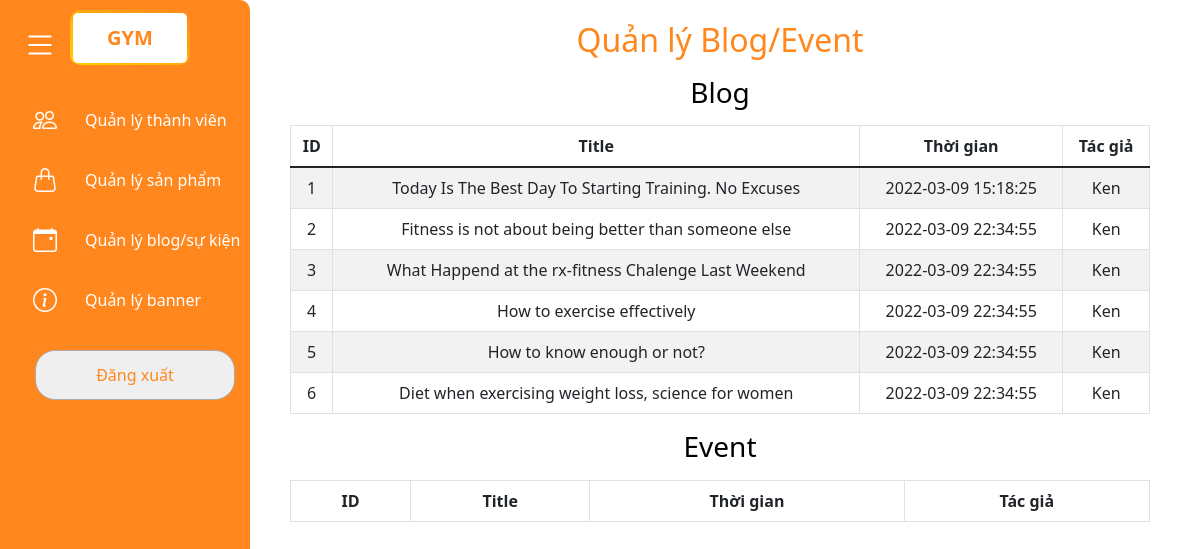
The app's page /admin/blogevent (signed in), older data.
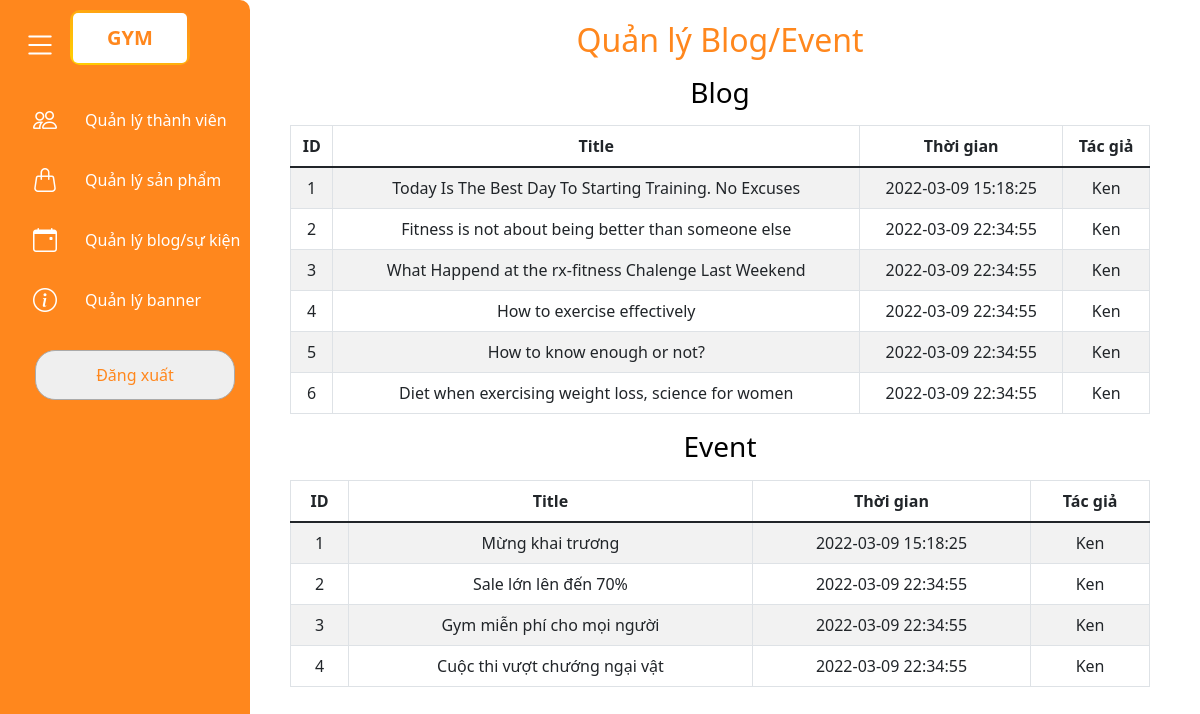
The same page, newer data.
### tables this page shows
CREATE TABLE `blog` (
  `ID` int(10) UNSIGNED NOT NULL,
  `TITLE` varchar(255) DEFAULT NULL,
  `IMAGE` text DEFAULT NULL,
  `CONTENT` text DEFAULT NULL,
  `TIMESTAMP` datetime DEFAULT NULL,
  `WRITER` varchar(50) DEFAULT NULL
);

CREATE TABLE `event` (
  `ID` int(10) UNSIGNED NOT NULL,
  `TITLE` varchar(255) DEFAULT NULL,
  `IMAGE` text DEFAULT NULL,
  `CONTENT` text DEFAULT NULL,
  `TIMESTAMP` datetime DEFAULT NULL,
  `WRITER` varchar(50) DEFAULT NULL
);

### app/controllers/Admin.class.php (called while the page is built, shortened)
<?php
class Admin extends Controller
{
    public function __construct()
    {
        $this->blogModel = $this->loadModel('Blog');
        $this->eventModel = $this->loadModel('Event');
    }
    public function blogevent()
    {
        $blogData = $this->blogModel->getBlogList();
        $eventData = $this->eventModel->getEventList();
        $data = ["page" => "blogevent", "blogs" => $blogData, "events" => $eventData];
        $this->render('admin/index', $data);
    }
}

### app/libraries/Core.php (called while the page is built, shortened)
<?php
class Core
{
	protected $currentMethod = 'index';
	public function __construct()
	{
		$url = $this->getUrl();
		if (isset($url[0]) && file_exists('../app/controllers/' . ucwords($url[0]) . '.class.php')) {
			unset($url[0]);
		} else if (isset($url[0])) {
			$data = ['headTitle' => 'Not found', 'cssFile' => 'errors', "errorCode" => 404];
			die(require_once("../app/views/errors.php"));
		}
		$this->currentController = new $this->currentController;
		if (isset($url[1])) {
			if (method_exists($this->currentController, $url[1])) {
				$this->currentMethod = $url[1];
				unset($url[1]);
			}
		}
		$this->params = $url ? array_values($url) : [];
		call_user_func_array([$this->currentController, $this->currentMethod], $this->params);
	}
	public function getUrl()
	{
		if (isset($_GET['url'])) {
			$url = rtrim($_GET['url'], '/');
			$url = filter_var($url, FILTER_SANITIZE_URL);
			$url = explode('/', $url);
			return $url;
		}
		return false;
	}
}

### app/require.php (called while the page is built, shortened)
<?php
	require_once 'libraries/Core.php';
	require_once 'libraries/Controller.php';
	require_once 'libraries/Database.php';
	$init = new Core();

### public/index.php (called while the page is built, shortened)
<?php
require_once '../app/require.php';

### app/libraries/Database.php (called while the page is built, shortened)
<?php
	class Database {
		private $dbHost = DB_HOST;
		private $dbUser = DB_USER;
		private $dbPass = DB_PASS;
		private $dbName = DB_NAME;
		private $statement;
		private $dbHandler;
		public function __construct() {
			$conn = 'mysql:host=' . $this->dbHost . ';dbname=' . $this->dbName;
			$options = array(
				PDO::ATTR_PERSISTENT => true,
				PDO::ATTR_ERRMODE => PDO::ERRMODE_EXCEPTION
			);
			try {
				$this->dbHandler = new PDO($conn, $this->dbUser, $this->dbPass, $options);
			} catch (PDOException $e) {
				$this->error = $e->getMessage();
				echo $this->error;
			}
		}
		public function query($sql) {
			$this->statement = $this->dbHandler->prepare($sql);
		}
		public function execute() {
			return $this->statement->execute();
		}
		public function fetchAll() {
			$this->execute();
			return $this->statement->fetchAll(PDO::FETCH_OBJ);
		}
	}

### app/models/Blog.php (called while the page is built, shortened)
<?php
class Blog {
    private Database $db;
    public function __construct()
    {
        $this->db = new Database();
    }
    public function getBlogList()
    {
        $this->db->query('SELECT * FROM blog');
        $row = $this->db->fetchAll();
        return $row;
    }
}
?>

### app/models/Event.php (called while the page is built, shortened)
<?php
class Event {
    private Database $db;
    public function __construct()
    {
        $this->db = new Database();
    }
    public function getEventList()
    {
        $this->db->query('SELECT * FROM event');
        $row = $this->db->fetchAll();
        return $row;
    }
}
?>

### app/views/admin/blogevent.php (the view)
<h1 class='text-center mb-3' style='color: #ff871d'>Quản lý Blog/Event</h1>
<h3 class='text-center mb-3' style='color: black'>Blog</h3>
<table class="table table-striped table-bordered table-hover mt-3" style="overflow-x:auto;">
    <thead>
        <tr>
            <th>ID</th>
            <th>Title</th>
            <th>Thời gian</th>
            <th>Tác giả</th>
        </tr>
    </thead>
    <tbody>
        <?php
            $i = 0;
            $row = $data['blogs'];
            while ($i < count($data['blogs'])) {
                echo '<tr class="cell-1">
                        <td>'  . $row[$i]->ID . '</td>
                        <td>'  . $row[$i]->TITLE . '</td>
                        <td>'  . $row[$i]->TIMESTAMP . '</td>
                        <td>'  . $row[$i]->WRITER . '</td>
                    </tr>';
                $i++;
            }
        ?>
    </tbody>
</table>
<h3 class='text-center mb-3' style='color: black'>Event</h3>
<table class="table table-striped table-bordered table-hover mt-3" style="overflow-x:auto;">
    <thead>
        <tr>
            <th>ID</th>
            <th>Title</th>
            <th>Thời gian</th>
            <th>Tác giả</th>
        </tr>
    </thead>
    <tbody>
        <?php
            $i = 0;
            $row = $data['events'];
            while ($i < count($data['events'])) {
                echo '<tr class="cell-1">
                        <td>'  . $row[$i]->ID . '</td>
                        <td>'  . $row[$i]->TITLE . '</td>
                        <td>'  . $row[$i]->TIMESTAMP . '</td>
                        <td>'  . $row[$i]->WRITER . '</td>
                    </tr>';
                $i++;
            }
        ?>
    </tbody>
</table>

### app/libraries/Controller.php (shortened to what this page needs)
<?php
	class Controller
	{
		public function render($view, $data = [])
		{
			if (file_exists('../app/views/' . $view . '.php'))
			{
				require_once '../app/views/' . $view . '.php';
			} else {
				$this->renderError(424);
			}
		}
	}

### app/views/inc/head.php (shortened to what this page needs)
<!DOCTYPE html>
<html lang="en">
<head>
    <link href="https://cdn.jsdelivr.net/npm/bootstrap@5.1.3/dist/css/bootstrap.min.css" rel="stylesheet">
    <link href="<?= URL_ROOT ?>/public/css/app.style.css" rel="stylesheet">
    <link rel="stylesheet" type="text/css" href="https://cdn.jsdelivr.net/npm/slick-carousel@1.8.1/slick/slick.css" />
    <link rel="stylesheet" href="https://cdn.jsdelivr.net/npm/bootstrap-icons@1.8.1/font/bootstrap-icons.css">
    <link rel="stylesheet" href="<?= URL_ROOT ?>/public/css/normalize.css">
    <link rel="stylesheet" href="<?= URL_ROOT ?>/public/css/global.style.css">
    <link rel="stylesheet" href="<?= URL_ROOT ?>/public/css/header.style.css">
    <link rel="stylesheet" href="<?= URL_ROOT ?>/public/css/footer.style.css">
    <link rel="stylesheet" href="<?= URL_ROOT ?>/public/css/app.style.css">
    <link rel="stylesheet" href="<?= URL_ROOT ?>/public/css/admin.style.css">
    <link rel="stylesheet" href="<?= URL_ROOT ?>/public/css/grid.style.css">
    <link rel="stylesheet" href="<?= URL_ROOT ?>/public/css/productSlick.style.css">
    <link rel="stylesheet" href="<?= URL_ROOT ?>/public/css/cart.style.css">
    <link rel="stylesheet" href="<?= URL_ROOT ?>/public/css/cartItem01.style.css">
    <link rel="stylesheet" href="<?= URL_ROOT ?>/public/css/cartItem02.style.css">
    <link rel="stylesheet" href="<?= URL_ROOT ?>/public/css/checkout.css">
    <link rel="stylesheet" href="<?= URL_ROOT ?>/public/css/about.css">
    <link rel="stylesheet" href="https://pro.fontawesome.com/releases/v5.10.0/css/all.css"
 />
    <link rel="stylesheet" href="https://cdnjs.cloudflare.com/ajax/libs/font-awesome/6.1.0/css/all.min.css">
</head>

### app/views/admin/index.php (shortened to what this page needs)
<?php
require APP_ROOT . '/views/inc/head.php';
?>
<body>
    <div class="admin-page d-flex">
        <div class="sidebar">
            <div class="hiddenbox"><a style="cursor: pointer;" href="<?php echo URL_ROOT ?>/admin/users">GYM</a></div>
            <div class="toggle">
                <i class="bi bi-list"></i>
            </div>
            <ul>
                <li class="list ">
                    <a href="<?php echo URL_ROOT ?>/admin/users/1">
                        <i class="bi bi-people"></i>
                        <span class="title">Quản lý thành viên</span>
                    </a>
                </li>
                <li class="list">
                    <a href="<?php echo URL_ROOT ?>/admin/products/all">
                        <i class="bi bi-handbag"></i>
                        <span class="title">Quản lý sản phẩm</span>
                    </a>
                </li>
                <li class="list">
                    <a href="<?php echo URL_ROOT ?>/admin/blogevent">
                        <i class="bi bi-calendar-event"></i>
                        <span class="title">Quản lý blog/sự kiện</span>
                    </a>
                </li>
                <li class="list">
                    <a href="<?php echo URL_ROOT ?>/admin/banner">
                        <i class="bi bi-info-circle"></i>
                        <span class="title">Quản lý banner</span>
                    </a>
                </li>
                <form action="<?php echo URL_ROOT; ?>/users/logout" method='post'>
                        <button style="border-radius: 20px; width: 200px; color: #ff871d; margin: 20px 20px;" id='logoutbtn' type='submit' value='Đăng xuất'>
                            <span class="title">Đăng xuất</span>
                        </button>
                    </form>
            </ul>
        </div>
        <div class="content">
            <?php
            if (isset($data['feedback'])){
                require_once APP_ROOT . '/views/admin/feedback.php';
            }
            else if (isset($data['name']) && strlen($data['name']) > 0){
                require_once APP_ROOT . '/views/admin/productdetail.php';
            }
            else if ($data['page'] == 'users') {
                require_once APP_ROOT . '/views/admin/users.php';
            } else if ($data['page'] == 'delete_user') {
                require_once APP_ROOT . '/views/admin/message.php';
            } else if ($data['page'] == 'ban_user') {
                require_once APP_ROOT . '/views/admin/message.php';
            } else if ($data['page'] == 'unban_user') {
                require_once APP_ROOT . '/views/admin/message.php';
            } else if ($data['page'] == 'message') {
                require_once APP_ROOT . '/views/admin/message.php';
            } else if ($data['page'] == 'products') {
                require_once APP_ROOT . '/views/admin/products.php';
            } else if ($data['page'] == 'blogevent') {
                require_once APP_ROOT . '/views/admin/blogevent.php';
            } else if ($data['page'] == "banner") {
                require_once APP_ROOT . '/views/admin/banner.php';
            }
            ?>
        </div>
    </div>
</body>

### public/css/app.style.css (style rules this page uses)
* { box-sizing: border-box; padding: 0; margin: 0; }

### public/css/global.style.css (style rules this page uses)
html, body { margin: 0; color: OOO; }

### public/css/header.style.css (style rules this page uses)
#logoutbtn { height: 50px; color: black; display: flex; align-items: center; justify-content: center; width: 100%; border: 1px solid #aaa; font-weight: 500; }

### public/css/admin.style.css (style rules this page uses)
.admin-page { height: 100vh; }
.admin-page .sidebar { height: 100%; width: 20%; position: fixed; box-sizing: initial; border-radius: 0 10px 10px 0; border-left: 10px solid #ff871d; background: #ff871d; transition: 0.5s; }
.admin-page .sidebar .hiddenbox { margin: 10px auto; display: none; height: 55px; width: 50%; overflow: hidden; font-size: 20px; font-weight: 600; color: #ff871d; border-radius: 10px; justify-content: center; align-items: center; position: relative; z-index: 100; background-color: white; background: linear-gradient(to right top, #FFD200, #ff871d) }
.admin-page .sidebar .hiddenbox::before { content: ""; display: block; height: 50px; width: 95%; position: absolute; background-color: white; border-radius: 5px; z-index: -1; top: 50%; left: 50%; transform: translate(-50%, -50%); }
.admin-page .sidebar .hiddenbox a { text-decoration: none; color: #ff871d; }
.admin-page .sidebar ul { position: absolute; top: 50px; left: 0; width: 100%; padding-left: 5px; padding-top: 40px; }
.admin-page .sidebar ul li { position: relative; list-style: none; display: flex; width: 100%; border-top-left-radius: 20px; border-bottom-left-radius: 20px; }
.admin-page .sidebar ul li a { position: relative; display: block; width: 100%; display: flex; text-decoration: none; color: white; }
.admin-page .sidebar ul li a i { font-size: 1.5em; position: relative; display: block; min-width: 60px; height: 60px; line-height: 60px; text-align: center; }
.admin-page .sidebar ul li a .title { position: relative; display: block; padding-left: 10px; height: 60px; line-height: 60px; white-space: normal; }
.admin-page .sidebar .toggle { position: fixed; top: 20px; left: 15px; height: 50px; width: 50px; border-radius: 10px; cursor: pointer; display: flex; justify-content: center; align-items: center; }
.admin-page .sidebar .toggle i { position: absolute; color: white; font-size: 34px; display: block; }
.admin-page .content { width: 80%; padding: 0 50px 50px 50px; margin-left: auto; margin-right: 0; transition: 0.5s; }
table thead tr th, table tbody tr td { text-align: center; vertical-align: middle; }
@media only screen and (max-width: 1400px) { .admin-page .sidebar .hiddenbox { display: flex; } }

Row changes from the older to the newer data that the page shows:
added event: ID "1", TITLE "Mừng khai trương", TIMESTAMP "2022-03-09 15:18:25", WRITER "Ken"
added event: ID "2", TITLE "Sale lớn lên đến 70%", TIMESTAMP "2022-03-09 22:34:55", WRITER "Ken"
added event: ID "3", TITLE "Gym miễn phí cho mọi người", TIMESTAMP "2022-03-09 22:34:55", WRITER "Ken"
added event: ID "4", TITLE "Cuộc thi vượt chướng ngại vật", TIMESTAMP "2022-03-09 22:34:55", WRITER "Ken"
